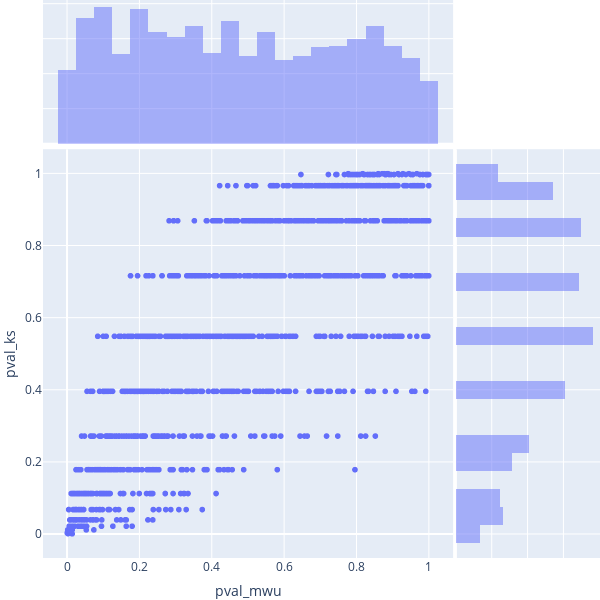

Write notebook code for a chart like this one.
### Code cell
from scipy.stats import ks_2samp, mannwhitneyu

n_samples_per_group = 50


def make_pvalues():
    groups = []
    for i in range(50):
        rng = np.random.default_rng(seed=i + 1)
        new_group = fractions_tcga_skcm_mets.sample(n_samples_per_group, replace=True, random_state=rng)
        for j, other_group in enumerate(groups):
            sample1, sample2 = new_group["Malignant"], other_group["Malignant"]
            pval_mwu = mannwhitneyu(x=sample1, y=sample2)[1]
            pval_ks = ks_2samp(sample1, sample2)[1]
            yield i, j, pval_mwu, pval_ks
        groups.append(new_group)


df = pd.DataFrame(make_pvalues(), columns=["i", "j", "pval_mwu", "pval_ks"])
print(df)

fig = px.scatter(df, x="pval_mwu", y="pval_ks", marginal_x="histogram", marginal_y="histogram")

fig.update_layout(width=600, height=600, margin=dict(l=0, r=0, t=0, b=0))
fig

### Figure 1 — Plotly figure (JSON) as saved in the notebook; plotly's stock layout.template omitted (floating-point values rounded to 4 significant figures; data arrays with more than 128 entries replaced by an {"elided": "..."} marker saying what was removed)
{"data": [{"hovertemplate": "pval_mwu=%{x}<br>pval_ks=%{y}<extra></extra>", "legendgroup": "", "marker": {"color": "#636efa", "symbol": "circle"}, "mode": "markers", "name": "", "showlegend": false, "type": "scattergl", "x": {"elided": "1225 float values"}, "xaxis": "x", "y": {"elided": "1225 float values"}, "yaxis": "y"}, {"alignmentgroup": "True", "bingroup": "x", "hovertemplate": "pval_mwu=%{x}<br>count=%{y}<extra></extra>", "legendgroup": "", "marker": {"color": "#636efa"}, "name": "", "offsetgroup": "", "opacity": 0.5, "showlegend": false, "type": "histogram", "x": {"elided": "1225 float values"}, "xaxis": "x3", "yaxis": "y3"}, {"alignmentgroup": "True", "bingroup": "y", "hovertemplate": "pval_ks=%{y}<br>count=%{x}<extra></extra>", "legendgroup": "", "marker": {"color": "#636efa"}, "name": "", "offsetgroup": "", "opacity": 0.5, "showlegend": false, "type": "histogram", "xaxis": "x2", "y": {"elided": "1225 float values"}, "yaxis": "y2"}], "layout": {"barmode": "overlay", "height": 600, "legend": {"tracegroupgap": 0}, "margin": {"b": 0, "l": 0, "r": 0, "t": 0}, "width": 600, "xaxis": {"anchor": "y", "autorange": true, "domain": [0, 0.7363], "range": [-0.06649, 1.067], "title": {"text": "pval_mwu"}, "type": "linear"}, "xaxis2": {"anchor": "y2", "autorange": true, "domain": [0.7413, 1], "matches": "x2", "range": [0, 201.1], "showgrid": true, "showline": false, "showticklabels": false, "ticks": ""}, "xaxis3": {"anchor": "y3", "autorange": true, "domain": [0, 0.7363], "matches": "x", "range": [-0.06649, 1.067], "showgrid": true, "showticklabels": false, "type": "linear"}, "xaxis4": {"anchor": "y4", "domain": [0.7413, 1], "matches": "x2", "showgrid": true, "showline": false, "showticklabels": false, "ticks": ""}, "yaxis": {"anchor": "x", "autorange": true, "domain": [0, 0.7326], "range": [-0.06647, 1.067], "title": {"text": "pval_ks"}, "type": "linear"}, "yaxis2": {"anchor": "x2", "autorange": true, "domain": [0, 0.7326], "matches": "y", "range": [-0.06647, 1.067], "showgrid": true, "showticklabels": false, "type": "linear"}, "yaxis3": {"anchor": "x3", "autorange": true, "domain": [0.7426, 1], "matches": "y3", "range": [0, 82.11], "showgrid": true, "showline": false, "showticklabels": false, "ticks": ""}, "yaxis4": {"anchor": "x4", "domain": [0.7426, 1], "matches": "y3", "showgrid": true, "showline": false, "showticklabels": false, "ticks": ""}}}
